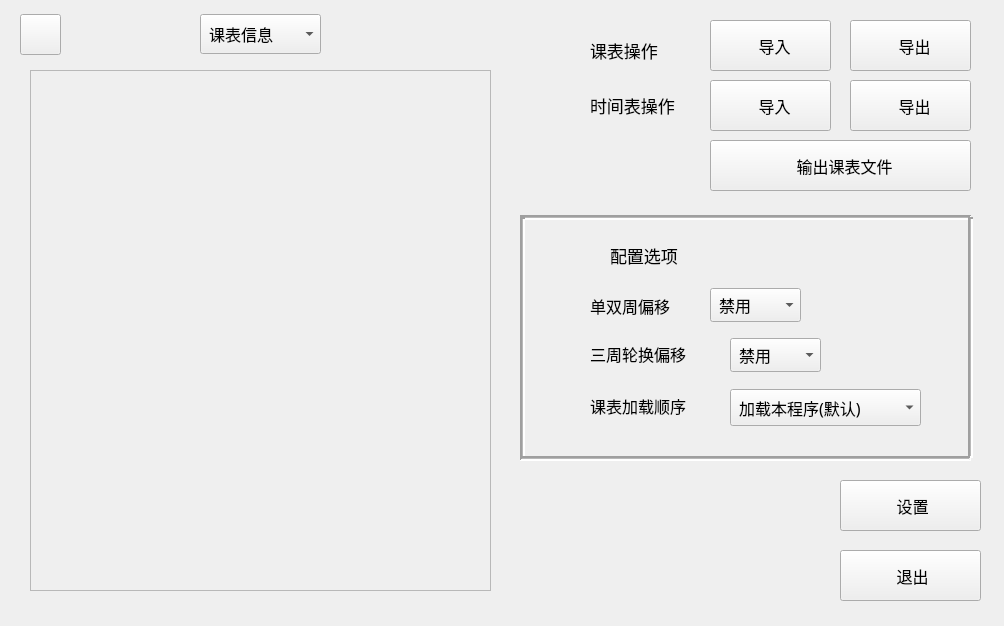
<?xml version="1.0" encoding="UTF-8"?>
<ui version="4.0">
 <class>MainWindow</class>
 <widget class="QMainWindow" name="MainWindow">
  <property name="geometry">
   <rect>
    <x>0</x>
    <y>0</y>
    <width>1004</width>
    <height>626</height>
   </rect>
  </property>
  <property name="font">
   <font>
    <family>HarmonyOS Sans SC</family>
    <pointsize>12</pointsize>
   </font>
  </property>
  <property name="windowTitle">
   <string>CIConfig</string>
  </property>
  <property name="windowIcon">
   <iconset>
    <normaloff>used_icons/icon.png</normaloff>used_icons/icon.png</iconset>
  </property>
  <widget class="QWidget" name="centralwidget">
   <widget class="QPushButton" name="b_import_ct">
    <property name="geometry">
     <rect>
      <x>710</x>
      <y>20</y>
      <width>121</width>
      <height>51</height>
     </rect>
    </property>
    <property name="text">
     <string>  导入</string>
    </property>
    <property name="icon">
     <iconset>
      <normaloff>used_icons/导入.png</normaloff>used_icons/导入.png</iconset>
    </property>
    <property name="iconSize">
     <size>
      <width>32</width>
      <height>32</height>
     </size>
    </property>
    <property name="autoDefault">
     <bool>false</bool>
    </property>
   </widget>
   <widget class="QPushButton" name="b_export_ct">
    <property name="geometry">
     <rect>
      <x>850</x>
      <y>20</y>
      <width>121</width>
      <height>51</height>
     </rect>
    </property>
    <property name="text">
     <string>  导出</string>
    </property>
    <property name="icon">
     <iconset>
      <normaloff>used_icons/导出.png</normaloff>used_icons/导出.png</iconset>
    </property>
    <property name="iconSize">
     <size>
      <width>30</width>
      <height>30</height>
     </size>
    </property>
    <property name="autoDefault">
     <bool>false</bool>
    </property>
   </widget>
   <widget class="QLabel" name="l_classop">
    <property name="geometry">
     <rect>
      <x>590</x>
      <y>40</y>
      <width>91</width>
      <height>21</height>
     </rect>
    </property>
    <property name="font">
     <font>
      <family>HarmonyOS Sans SC</family>
      <pointsize>13</pointsize>
     </font>
    </property>
    <property name="text">
     <string>课表操作</string>
    </property>
   </widget>
   <widget class="QLabel" name="l_icon_classop">
    <property name="geometry">
     <rect>
      <x>540</x>
      <y>30</y>
      <width>41</width>
      <height>41</height>
     </rect>
    </property>
    <property name="text">
     <string/>
    </property>
    <property name="pixmap">
     <pixmap>used_icons/课表.png</pixmap>
    </property>
    <property name="scaledContents">
     <bool>true</bool>
    </property>
   </widget>
   <widget class="QPushButton" name="b_import_tt">
    <property name="geometry">
     <rect>
      <x>710</x>
      <y>80</y>
      <width>121</width>
      <height>51</height>
     </rect>
    </property>
    <property name="text">
     <string>  导入</string>
    </property>
    <property name="icon">
     <iconset>
      <normaloff>used_icons/导入.png</normaloff>used_icons/导入.png</iconset>
    </property>
    <property name="iconSize">
     <size>
      <width>32</width>
      <height>32</height>
     </size>
    </property>
    <property name="autoDefault">
     <bool>false</bool>
    </property>
   </widget>
   <widget class="QPushButton" name="b_export_tt">
    <property name="geometry">
     <rect>
      <x>850</x>
      <y>80</y>
      <width>121</width>
      <height>51</height>
     </rect>
    </property>
    <property name="text">
     <string>  导出</string>
    </property>
    <property name="icon">
     <iconset>
      <normaloff>used_icons/导出.png</normaloff>used_icons/导出.png</iconset>
    </property>
    <property name="iconSize">
     <size>
      <width>30</width>
      <height>30</height>
     </size>
    </property>
    <property name="autoDefault">
     <bool>false</bool>
    </property>
   </widget>
   <widget class="QLabel" name="l_timeop">
    <property name="geometry">
     <rect>
      <x>590</x>
      <y>95</y>
      <width>111</width>
      <height>21</height>
     </rect>
    </property>
    <property name="font">
     <font>
      <family>HarmonyOS Sans SC</family>
      <pointsize>13</pointsize>
     </font>
    </property>
    <property name="text">
     <string>时间表操作</string>
    </property>
   </widget>
   <widget class="QLabel" name="l_icon_timeop">
    <property name="geometry">
     <rect>
      <x>536</x>
      <y>83</y>
      <width>48</width>
      <height>48</height>
     </rect>
    </property>
    <property name="text">
     <string/>
    </property>
    <property name="pixmap">
     <pixmap>used_icons/时间表.png</pixmap>
    </property>
    <property name="scaledContents">
     <bool>true</bool>
    </property>
   </widget>
   <widget class="QPushButton" name="b_generate_json">
    <property name="geometry">
     <rect>
      <x>710</x>
      <y>140</y>
      <width>261</width>
      <height>51</height>
     </rect>
    </property>
    <property name="text">
     <string>  输出课表文件</string>
    </property>
    <property name="icon">
     <iconset>
      <normaloff>used_icons/导出.png</normaloff>used_icons/导出.png</iconset>
    </property>
    <property name="iconSize">
     <size>
      <width>30</width>
      <height>30</height>
     </size>
    </property>
    <property name="autoDefault">
     <bool>false</bool>
    </property>
   </widget>
   <widget class="QPushButton" name="b_settings">
    <property name="geometry">
     <rect>
      <x>840</x>
      <y>480</y>
      <width>141</width>
      <height>51</height>
     </rect>
    </property>
    <property name="text">
     <string> 设置</string>
    </property>
    <property name="icon">
     <iconset>
      <normaloff>used_icons/设置.png</normaloff>used_icons/设置.png</iconset>
    </property>
    <property name="iconSize">
     <size>
      <width>33</width>
      <height>33</height>
     </size>
    </property>
   </widget>
   <widget class="QPushButton" name="b_exit">
    <property name="geometry">
     <rect>
      <x>840</x>
      <y>550</y>
      <width>141</width>
      <height>51</height>
     </rect>
    </property>
    <property name="text">
     <string> 退出</string>
    </property>
    <property name="icon">
     <iconset>
      <normaloff>used_icons/退出.png</normaloff>used_icons/退出.png</iconset>
    </property>
    <property name="iconSize">
     <size>
      <width>30</width>
      <height>30</height>
     </size>
    </property>
   </widget>
   <widget class="QScrollArea" name="sa_ctinfo">
    <property name="geometry">
     <rect>
      <x>30</x>
      <y>70</y>
      <width>461</width>
      <height>521</height>
     </rect>
    </property>
    <property name="widgetResizable">
     <bool>true</bool>
    </property>
    <widget class="QWidget" name="scrollAreaWidgetContents">
     <property name="geometry">
      <rect>
       <x>0</x>
       <y>0</y>
       <width>459</width>
       <height>519</height>
      </rect>
     </property>
    </widget>
   </widget>
   <widget class="QLabel" name="l_icon_ctinfo">
    <property name="geometry">
     <rect>
      <x>150</x>
      <y>10</y>
      <width>47</width>
      <height>47</height>
     </rect>
    </property>
    <property name="text">
     <string/>
    </property>
    <property name="pixmap">
     <pixmap>used_icons/information.png</pixmap>
    </property>
    <property name="scaledContents">
     <bool>true</bool>
    </property>
   </widget>
   <widget class="QComboBox" name="cb_ctinfo">
    <property name="geometry">
     <rect>
      <x>200</x>
      <y>14</y>
      <width>121</width>
      <height>40</height>
     </rect>
    </property>
    <property name="font">
     <font>
      <family>HarmonyOS Sans SC</family>
      <pointsize>12</pointsize>
     </font>
    </property>
    <item>
     <property name="text">
      <string> 课表信息</string>
     </property>
    </item>
    <item>
     <property name="text">
      <string> 时间表信息</string>
     </property>
    </item>
   </widget>
   <widget class="QLabel" name="l_icon_config">
    <property name="geometry">
     <rect>
      <x>556</x>
      <y>235</y>
      <width>41</width>
      <height>41</height>
     </rect>
    </property>
    <property name="text">
     <string/>
    </property>
    <property name="pixmap">
     <pixmap>used_icons/配置.png</pixmap>
    </property>
    <property name="scaledContents">
     <bool>true</bool>
    </property>
   </widget>
   <widget class="QLabel" name="l_config">
    <property name="geometry">
     <rect>
      <x>610</x>
      <y>240</y>
      <width>91</width>
      <height>31</height>
     </rect>
    </property>
    <property name="font">
     <font>
      <family>HarmonyOS Sans SC</family>
      <pointsize>13</pointsize>
     </font>
    </property>
    <property name="text">
     <string>配置选项</string>
    </property>
   </widget>
   <widget class="QLabel" name="l_offset1">
    <property name="geometry">
     <rect>
      <x>590</x>
      <y>290</y>
      <width>111</width>
      <height>31</height>
     </rect>
    </property>
    <property name="font">
     <font>
      <family>HarmonyOS Sans SC</family>
      <pointsize>12</pointsize>
     </font>
    </property>
    <property name="text">
     <string>单双周偏移</string>
    </property>
   </widget>
   <widget class="Line" name="line">
    <property name="geometry">
     <rect>
      <x>520</x>
      <y>209</y>
      <width>451</width>
      <height>16</height>
     </rect>
    </property>
    <property name="frameShadow">
     <enum>QFrame::Sunken</enum>
    </property>
    <property name="lineWidth">
     <number>2</number>
    </property>
    <property name="midLineWidth">
     <number>1</number>
    </property>
    <property name="orientation">
     <enum>Qt::Horizontal</enum>
    </property>
   </widget>
   <widget class="Line" name="line_2">
    <property name="geometry">
     <rect>
      <x>512</x>
      <y>217</y>
      <width>20</width>
      <height>241</height>
     </rect>
    </property>
    <property name="lineWidth">
     <number>2</number>
    </property>
    <property name="midLineWidth">
     <number>1</number>
    </property>
    <property name="orientation">
     <enum>Qt::Vertical</enum>
    </property>
   </widget>
   <widget class="Line" name="line_3">
    <property name="geometry">
     <rect>
      <x>520</x>
      <y>450</y>
      <width>451</width>
      <height>16</height>
     </rect>
    </property>
    <property name="frameShadow">
     <enum>QFrame::Sunken</enum>
    </property>
    <property name="lineWidth">
     <number>2</number>
    </property>
    <property name="midLineWidth">
     <number>1</number>
    </property>
    <property name="orientation">
     <enum>Qt::Horizontal</enum>
    </property>
   </widget>
   <widget class="QLabel" name="l_offset2">
    <property name="geometry">
     <rect>
      <x>590</x>
      <y>338</y>
      <width>131</width>
      <height>31</height>
     </rect>
    </property>
    <property name="font">
     <font>
      <family>HarmonyOS Sans SC</family>
      <pointsize>12</pointsize>
     </font>
    </property>
    <property name="text">
     <string>三周轮换偏移</string>
    </property>
   </widget>
   <widget class="QLabel" name="l_icon_offset1">
    <property name="geometry">
     <rect>
      <x>553</x>
      <y>289</y>
      <width>32</width>
      <height>32</height>
     </rect>
    </property>
    <property name="text">
     <string/>
    </property>
    <property name="pixmap">
     <pixmap>used_icons/偏移.png</pixmap>
    </property>
    <property name="scaledContents">
     <bool>true</bool>
    </property>
   </widget>
   <widget class="QLabel" name="l_icon_offset2">
    <property name="geometry">
     <rect>
      <x>553</x>
      <y>338</y>
      <width>32</width>
      <height>32</height>
     </rect>
    </property>
    <property name="text">
     <string/>
    </property>
    <property name="pixmap">
     <pixmap>used_icons/偏移.png</pixmap>
    </property>
    <property name="scaledContents">
     <bool>true</bool>
    </property>
   </widget>
   <widget class="QComboBox" name="cb_offset1">
    <property name="geometry">
     <rect>
      <x>710</x>
      <y>288</y>
      <width>91</width>
      <height>34</height>
     </rect>
    </property>
    <property name="font">
     <font>
      <family>HarmonyOS Sans SC</family>
      <pointsize>12</pointsize>
     </font>
    </property>
    <item>
     <property name="text">
      <string> 禁用</string>
     </property>
    </item>
    <item>
     <property name="text">
      <string> +1周</string>
     </property>
    </item>
   </widget>
   <widget class="QComboBox" name="cb_offset2">
    <property name="geometry">
     <rect>
      <x>730</x>
      <y>338</y>
      <width>91</width>
      <height>34</height>
     </rect>
    </property>
    <property name="font">
     <font>
      <family>HarmonyOS Sans SC</family>
      <pointsize>12</pointsize>
     </font>
    </property>
    <item>
     <property name="text">
      <string> 禁用</string>
     </property>
    </item>
    <item>
     <property name="text">
      <string> +1周</string>
     </property>
    </item>
    <item>
     <property name="text">
      <string> +2周</string>
     </property>
    </item>
   </widget>
   <widget class="Line" name="line_4">
    <property name="geometry">
     <rect>
      <x>960</x>
      <y>217</y>
      <width>20</width>
      <height>241</height>
     </rect>
    </property>
    <property name="lineWidth">
     <number>2</number>
    </property>
    <property name="midLineWidth">
     <number>1</number>
    </property>
    <property name="orientation">
     <enum>Qt::Vertical</enum>
    </property>
   </widget>
   <widget class="QLabel" name="l_icon_doc">
    <property name="geometry">
     <rect>
      <x>554</x>
      <y>390</y>
      <width>30</width>
      <height>30</height>
     </rect>
    </property>
    <property name="text">
     <string/>
    </property>
    <property name="pixmap">
     <pixmap>used_icons/档案.png</pixmap>
    </property>
    <property name="scaledContents">
     <bool>true</bool>
    </property>
   </widget>
   <widget class="QLabel" name="label">
    <property name="geometry">
     <rect>
      <x>590</x>
      <y>390</y>
      <width>121</width>
      <height>31</height>
     </rect>
    </property>
    <property name="font">
     <font>
      <family>HarmonyOS Sans SC</family>
      <pointsize>12</pointsize>
     </font>
    </property>
    <property name="text">
     <string>课表加载顺序</string>
    </property>
   </widget>
   <widget class="QComboBox" name="cb_doc">
    <property name="geometry">
     <rect>
      <x>730</x>
      <y>389</y>
      <width>191</width>
      <height>37</height>
     </rect>
    </property>
    <property name="font">
     <font>
      <family>HarmonyOS Sans SC</family>
      <pointsize>12</pointsize>
     </font>
    </property>
    <item>
     <property name="text">
      <string> 加载本程序(默认)</string>
     </property>
    </item>
    <item>
     <property name="text">
      <string> 加载ClassIsland</string>
     </property>
    </item>
   </widget>
   <widget class="QPushButton" name="b_save">
    <property name="geometry">
     <rect>
      <x>20</x>
      <y>14</y>
      <width>41</width>
      <height>41</height>
     </rect>
    </property>
    <property name="text">
     <string/>
    </property>
    <property name="icon">
     <iconset>
      <normaloff>used_icons/保存.png</normaloff>used_icons/保存.png</iconset>
    </property>
    <property name="iconSize">
     <size>
      <width>41</width>
      <height>41</height>
     </size>
    </property>
   </widget>
  </widget>
 </widget>
 <resources/>
 <connections/>
</ui>
